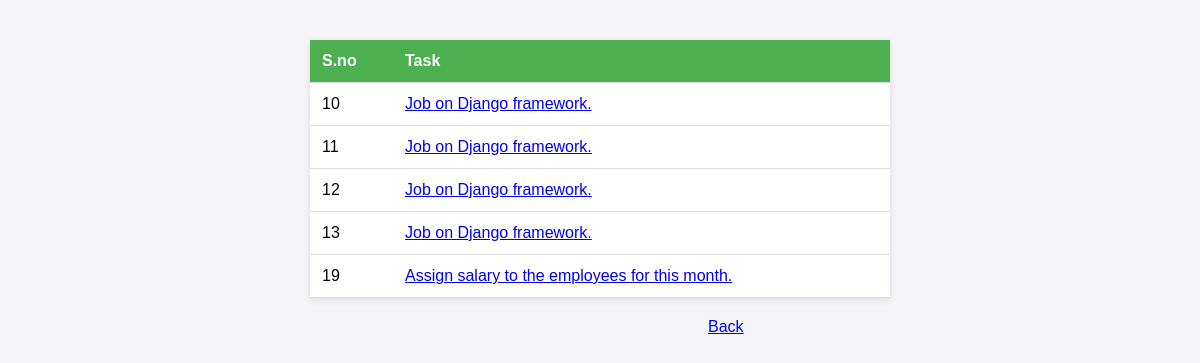
The app's page /OverallTask/ (signed in) with its own data.
### App1/models.py (models this page shows, shortened)
class Employee_tasks(models.Model):
    Employees= models.ForeignKey(Employee_details,on_delete=models.CASCADE,related_name='Task')
    Task = models.CharField(max_length=100)
    Status = models.CharField(max_length=50,default='Started')
    StartTime = models.DateTimeField(auto_now_add=True)
    EndTime = models.DateTimeField(null=True)

### App1/views.py (the view)
# urls.py: path('OverallTask/',views.Overall_task,name='Ot'),
@login_required
def Overall_task(request):
    get_data = Employee_tasks.objects.all()
    return render(request,'Overall_task.html',{'a':get_data})

### App1/templates/Overall_task.html (shortened to what this page needs)
<!DOCTYPE html>
<html lang="en">
<head>
</head>
<body>
    <table>
        <thead>
            <tr>
                <th>S.no</th>
                <th>Task</th>
            </tr>
        </thead>
        <tbody>
        {% for i in a %}
            <tr>
                <td>{{i.id}}</td>
                <td><a href="{% url 'Ft' i.Task %}">{{i.Task}}</a></td>
            </tr>
        {% endfor %}
        </tbody>
    </table>
    <a href="{% url 'Ai' %}" style="margin-left: 43em;">Back</a>
</body>
</html>

### App1/templates/Overall_task.html (style rules this page uses)
body { font-family: Arial, sans-serif; background-color: #f4f4f9; margin: 0; padding: 20px; }
table { width: 50%; margin: 20px auto; border-collapse: collapse; background-color: #fff; box-shadow: 0 2px 8px rgba(0, 0, 0, 0.1); }
th, td { padding: 12px; text-align: left; border-bottom: 1px solid #ddd; }
th { background-color: #4CAF50; color: white; }

### records on screen
Employee_tasks: id "10", Task "Job on Django framework."
Employee_tasks: id "11", Task "Job on Django framework."
Employee_tasks: id "12", Task "Job on Django framework."
Employee_tasks: id "13", Task "Job on Django framework."
Employee_tasks: id "19", Task "Assign salary to the employees for this month."
